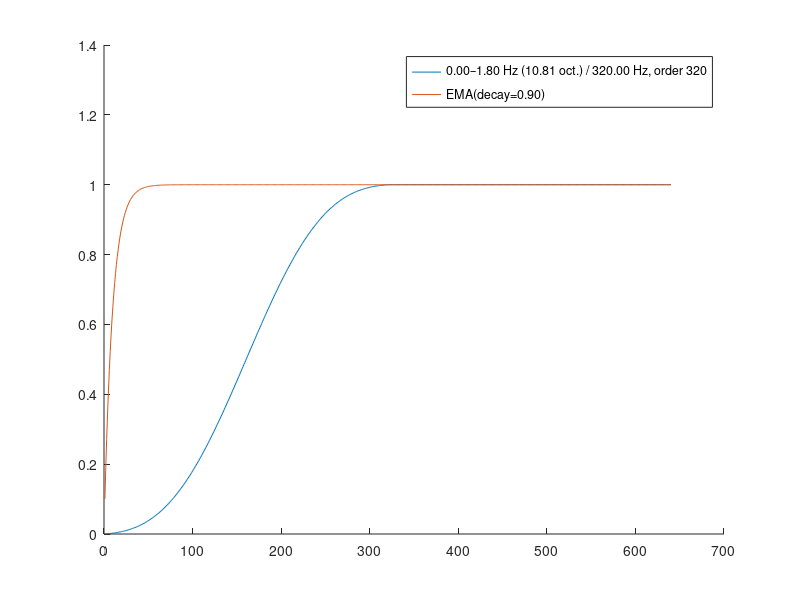

MATLAB code to generate this figure:
pkg load signal;

% function b = design_fir(f_s, f1, f2, k_order = 1)
function b = design_fir(f_s, f1, f2, order)
  % [order, band_trans, kaiser_beta, filter_type] = kaiserord(
  %   [f1, f2], [1, 0], [0.05, 0.05], f_s
  % );
  % % b1 = fir1(order, band_trans, filter_type, kaiser(order + 1, kaiser_beta));
  % order = 2 * fix((k_order * order + 1) / 2); % Make sure the order is even

  b = firls(
    order,
    [0, 2 * f1 / f_s, 2 * f2 / f_s, 1],
    [1, 1, 0, 0]
  );
  b = b / sum(b); % Make sure DC gain is 1

  name = sprintf("%.2f–%.2f Hz (%.2f oct.) / %.2f Hz, order %d\n", f1, f2, log10(f2 / f1) / log10(2), f_s, order);
  printf("# %s", name);

  % An ad-hoc stop-band attenuation definition
  [h, f] = freqz(b, 1, 4096, f_s);
  h_mag = abs(h);
  first_stop_band_peak_idx = find(
    and(
      f(1 : end - 1) >= f2,
      diff(h_mag) >= 0
    )
  )(1);
  a_stop = max(h_mag(first_stop_band_peak_idx : end));
  f_stop = f(find(h_mag <= a_stop)(1));
  printf("Rejection at least %.2f dB (×%.2f) at f ≥ %.2f Hz\n", 20 * log10(a_stop), a_stop, f_stop);

  % printf("b = [")
  % printf("%f, ", b);
  % printf("]\n");

  printf("\n");

  % figure();
  % freqz(b, 1, 4096, f_s);
  % legend(name);

  step = ones(1, 2 * order);
  y = filter(b, 1, step);
  plot(y, "DisplayName", name);
endfunction

f_s = 320;
% f1 = 0.25;
% band_transition_width_oct = 2;

hold on;
for f1 = 1e-3
  % for band_transition_width_oct = 2
  %   f2 = f1 * 2^(band_transition_width_oct - 1);
  for f2 = 1.8
    % for k_order = 1.5
    for order = 320
      design_fir(f_s, f1, f2, order);
    endfor
  endfor
endfor

% Single-pole IIR / Exponential Moving Average
step = ones(1, 2 * order);
decay = 0.9;
y = filter([1 - decay], [1, -decay], step);
plot(y, "DisplayName", sprintf("EMA(decay=%.2f)", decay));

legend();
hold off;

